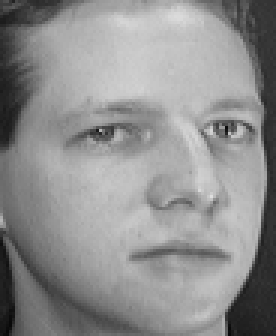
//> input picture chapter_6/datasets/faces/s1/5.pgm, 92 x 112 px, given in place of the camera (shown 3 times larger)
$ ./face_detection ../../datasets/faces/s1/5.pgm   (built with g++ and OpenCV 4)
//> lines starting //> are read from the running program, lines starting //| are printed output that depends on the picture
/**********************************************************************************************
This code is part of the code supplied with the OpenCV Blueprints book.
It was written by Steven Puttemans, who can be contacted via steven.puttemans[at]kuleuven.be
***********************************************************************************************
Software for detecting faces inside a webcam image and storing them to the disk

USAGE
./face_detection -model face_model.xml
***********************************************************************************************/

#include "opencv2/opencv.hpp"
#include <fstream>

using namespace std;
using namespace cv;

int main( int argc, const char** argv )
{
    // Read in the input arguments
    string model = "";
    for(int i = 1; i < argc; ++i )
    {
        if( !strcmp( argv[i], "-model" ) )
        {
            model = argv[++i];
        }
	}

	// Initialize the interface for webcam grabbing
	// Grab a single frame
	Mat image, image_gray, image_hist;
	VideoCapture webcam(0);
	webcam >> image;
//> image is the input picture: 112 rows x 92 cols, CV_8UC3; min 7, max 222, mean 142.8

	// Pre-process the grabbed frame
	resize(image, image, Size(640,360));
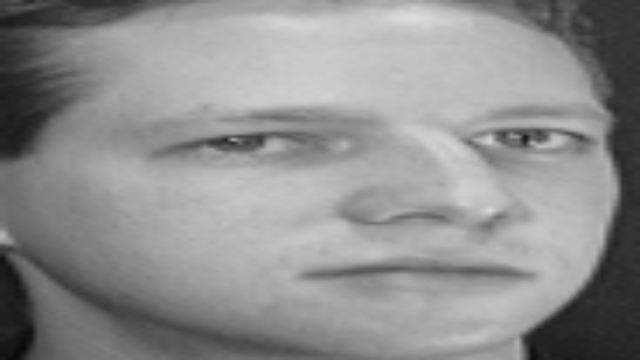
//> image: 360 rows x 640 cols, CV_8UC3; min 8, max 221, mean 142.6
	cvtColor(image, image_gray, COLOR_BGR2GRAY);
	equalizeHist(image_gray, image_hist);
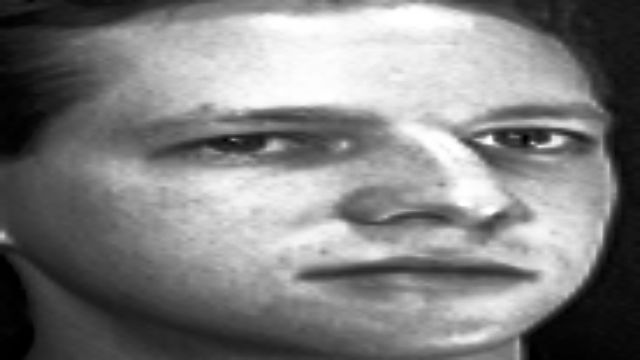
//> image_hist: 360 rows x 640 cols, CV_8UC1; min 0, max 255, mean 128.5

	// Perform the face detection
//> (the run ends here: the program stops with an error, at `CascadeClassifier cascade(model);`)

$ run again, on chapter_6/datasets/faces/s1/7.pgm
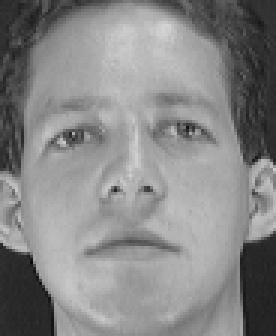
//> input picture chapter_6/datasets/faces/s1/7.pgm, 92 x 112 px, given in place of the camera (shown 3 times larger)
//> image is the input picture: 112 rows x 92 cols, CV_8UC3; min 9, max 213, mean 134.5
//> `resize(image, image, Size(640,360));`:
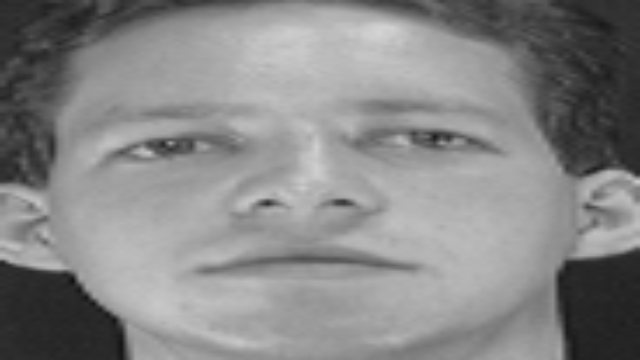
//> image: 360 rows x 640 cols, CV_8UC3; min 13, max 212, mean 134.4
//> `equalizeHist(image_gray, image_hist);`:
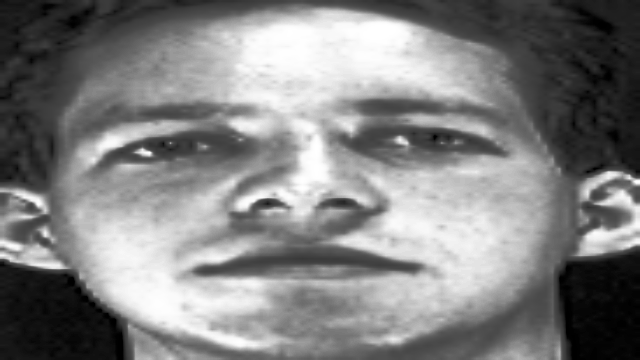
//> image_hist: 360 rows x 640 cols, CV_8UC1; min 0, max 255, mean 128.8

$ run again, on chapter_6/datasets/faces/s1/8.pgm
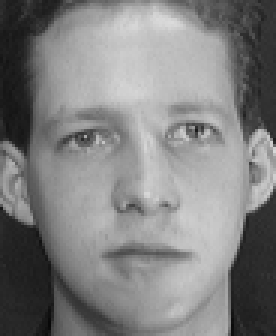
//> input picture chapter_6/datasets/faces/s1/8.pgm, 92 x 112 px, given in place of the camera (shown 3 times larger)
//> image is the input picture: 112 rows x 92 cols, CV_8UC3; min 8, max 219, mean 128.4
//> `resize(image, image, Size(640,360));`:
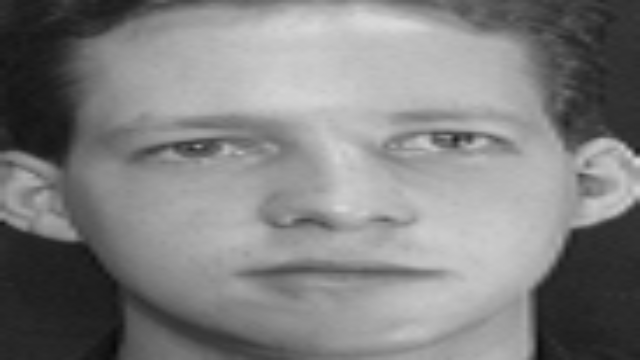
//> image: 360 rows x 640 cols, CV_8UC3; min 8, max 218, mean 128.3
//> `equalizeHist(image_gray, image_hist);`:
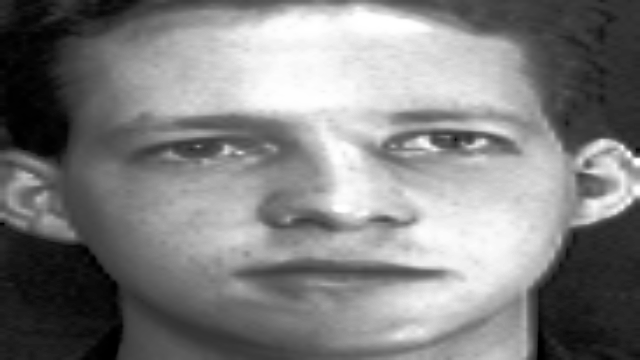
//> image_hist: 360 rows x 640 cols, CV_8UC1; min 0, max 255, mean 128.4
